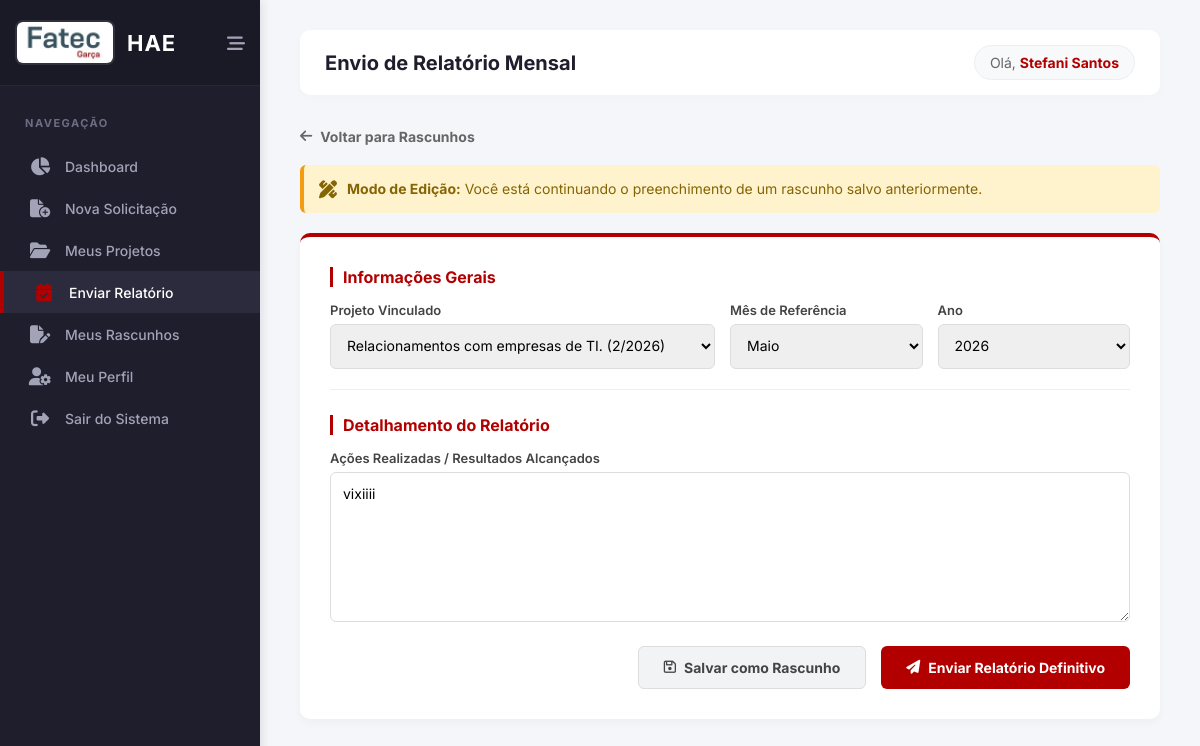
/enviar_relatorio.php?id=15 (signed in), run on the app's committed database.
### tables this page shows
CREATE TABLE `relatorios_hae` (
  `id` int(11) NOT NULL,
  `solicitacao_id` int(11) NOT NULL,
  `mes_referencia` int(11) NOT NULL,
  `ano_referencia` int(11) NOT NULL,
  `acoes_realizadas` text NOT NULL,
  `status` enum('Rascunho','Publicado') DEFAULT 'Rascunho',
  `data_envio` timestamp NOT NULL DEFAULT current_timestamp()
);

CREATE TABLE `solicitacoes_hae` (
  `id` int(11) NOT NULL,
  `professor_id` int(11) NOT NULL,
  `coordenador_alvo_id` int(11) DEFAULT NULL,
  `coordenador_indicado_id` int(11) DEFAULT NULL,
  `coordenador_id` int(11) DEFAULT NULL,
  `diretor_id` int(11) DEFAULT NULL,
  `parecer_coordenador` text DEFAULT NULL,
  `data_aprovacao_coordenador` date DEFAULT NULL,
  `data_parecer_coordenador` date DEFAULT NULL,
  `semestre` varchar(10) NOT NULL,
  `quantidade_horas` int(11) NOT NULL,
  `horas_aprovadas` int(11) DEFAULT NULL,
  `titulo_projeto` varchar(150) NOT NULL,
  `projeto_anterior` tinyint(1) DEFAULT 0,
  `nome_projeto_anterior` varchar(150) DEFAULT NULL,
  `objetivos_escola` text DEFAULT NULL,
  `horas_aula` int(11) NOT NULL,
  `horas_atividade` int(11) NOT NULL,
  `horas_especificas` int(11) NOT NULL,
  `total_semanal` int(11) NOT NULL,
  `total_mensal` int(11) NOT NULL,
  `categoria` varchar(255) NOT NULL,
  `justificativa` text NOT NULL,
  `objetivo` text NOT NULL,
  `metodologia` text NOT NULL,
  `envolvidos` text NOT NULL,
  `recursos_necessarios` set('Financeiro','Físico','Humano') NOT NULL,
  `detalhamento_recursos` text DEFAULT NULL,
  `cronograma` text NOT NULL,
  `resultados_esperados` text NOT NULL,
  `status_aprovacao` enum('Pendente','Aprovado','Rejeitado') DEFAULT 'Pendente',
  `status_coordenador` varchar(20) DEFAULT 'Pendente',
  `status_diretor` varchar(20) DEFAULT 'Pendente',
  `parecer_diretor` text DEFAULT NULL,
  `data_aprovacao_diretor` date DEFAULT NULL,
  `assinatura_coordenador` varchar(255) DEFAULT NULL,
  `assinatura_diretor` varchar(255) DEFAULT NULL,
  `data_criacao` timestamp NOT NULL DEFAULT current_timestamp()
);

### enviar_relatorio.php (the view, shortened to what this page needs)
<?php
require 'config/conexao.php';
$usuario_id = $_SESSION['usuario_id'];
$sucesso = "";
$meses = [1=>'Janeiro', 2=>'Fevereiro', 3=>'Março', 4=>'Abril', 5=>'Maio', 6=>'Junho', 7=>'Julho', 8=>'Agosto', 9=>'Setembro', 10=>'Outubro', 11=>'Novembro', 12=>'Dezembro'];
$stmt_proj = $pdo->prepare("SELECT id, titulo_projeto, semestre FROM solicitacoes_hae WHERE professor_id = ? AND status_aprovacao = 'Aprovado'");
$stmt_proj->execute([$usuario_id]);
$projetos_aprovados = $stmt_proj->fetchAll(PDO::FETCH_ASSOC);
$relatorio_id = isset($_GET['id']) ? (int)$_GET['id'] : 0;
$rascunho = null;
if ($relatorio_id > 0) {
    $stmt_rasc = $pdo->prepare("SELECT r.* FROM relatorios_hae r JOIN solicitacoes_hae s ON r.solicitacao_id = s.id WHERE r.id = ? AND s.professor_id = ? AND r.status = 'Rascunho'");
    $stmt_rasc->execute([$relatorio_id, $usuario_id]);
    $rascunho = $stmt_rasc->fetch(PDO::FETCH_ASSOC);
}
$r_solicitacao_id = $rascunho['solicitacao_id'] ?? '';
$r_mes = $rascunho['mes_referencia'] ?? date('n');
$r_ano = $rascunho['ano_referencia'] ?? date('Y');
$r_acoes = $rascunho['acoes_realizadas'] ?? '';
$pagina_atual = basename($_SERVER['PHP_SELF']);
?>
<!DOCTYPE html>
<html lang="pt-BR">
<head>
    <link rel="stylesheet" href="assets/css/painel.css">
    <link rel="stylesheet" href="https://cdnjs.cloudflare.com/ajax/libs/font-awesome/6.4.0/css/all.min.css">
</head>
<body>
    <aside class="sidebar" id="sidebar">
        <div class="sidebar-header">
            <a href="painel.php" class="brand">
                <img src="img/cps_fatecgarca_logo.jfif" alt="Logo Fatec">
                <h2 class="brand-text">HAE</h2>
            </a>
            <button class="collapse-btn" id="collapse-btn" title="Minimizar Menu"><i class="fa-solid fa-bars-staggered"></i></button>
        </div>
        <nav class="menu">
            <div class="menu-title">Navegação</div>
            <ul>
                <li><a href="painel.php" class="<?php echo ($pagina_atual == 'painel.php') ? 'active' : ''; ?>"><i class="fa-solid fa-chart-pie"></i> <span class="menu-text">Dashboard</span></a></li>
                <li><a href="nova_solicitacao.php" class="<?php echo ($pagina_atual == 'nova_solicitacao.php') ? 'active' : ''; ?>"><i class="fa-solid fa-file-circle-plus"></i> <span class="menu-text">Nova Solicitação</span></a></li>
                <li><a href="meus_projetos.php" class="<?php echo ($pagina_atual == 'meus_projetos.php') ? 'active' : ''; ?>"><i class="fa-solid fa-folder-open"></i> <span class="menu-text">Meus Projetos</span></a></li>
                <li><a href="enviar_relatorio.php" class="<?php echo ($pagina_atual == 'enviar_relatorio.php') ? 'active' : ''; ?>"><i class="fa-solid fa-calendar-check"></i> <span class="menu-text">Enviar Relatório</span></a></li>
                <li><a href="meus_rascunhos.php" class="<?php echo ($pagina_atual == 'meus_rascunhos.php') ? 'active' : ''; ?>"><i class="fa-solid fa-file-pen"></i> <span class="menu-text">Meus Rascunhos</span></a></li>
                <li><a href="perfil.php" class="<?php echo ($pagina_atual == 'perfil.php') ? 'active' : ''; ?>"><i class="fa-solid fa-user-gear"></i> <span class="menu-text">Meu Perfil</span></a></li>
                <li><a href="logout.php" class="logout-link"><i class="fa-solid fa-right-from-bracket"></i> <span class="menu-text">Sair do Sistema</span></a></li>
            </ul>
        </nav>
    </aside>
    <main class="main-content">
        <header class="header">
            <div class="header-top">
                <h1>Envio de Relatório Mensal</h1>
            </div>
            <div class="user-info">Olá, <strong><?php echo htmlspecialchars($_SESSION['usuario_nome']); ?></strong></div>
        </header>
        <?php if($rascunho): ?>
            <a href="meus_rascunhos.php" class="btn-voltar"><i class="fa-solid fa-arrow-left"></i> Voltar para Rascunhos</a>
        <?php endif; ?>
        <?php if($rascunho && !$sucesso): ?>
            <div class="aviso-rascunho">
                <i class="fa-solid fa-pen-ruler" style="font-size: 18px;"></i>
                <div>
                    <strong>Modo de Edição:</strong> Você está continuando o preenchimento de um rascunho salvo anteriormente.
                </div>
            </div>
        <?php endif; ?>
        <?php if (count($projetos_aprovados) == 0): ?>
            <div style="background: #fff; padding: 40px; text-align: center; border-radius: 10px; color: #888;">
                <i class="fa-solid fa-folder-closed" style="font-size: 40px; margin-bottom: 15px; color: #ddd;"></i>
                <p>Você não possui nenhum projeto aprovado no momento.<br>Apenas projetos aprovados exigem envio de relatório mensal.</p>
            </div>
        <?php else: ?>
            <div class="form-card">
                <form method="POST">
                    <div class="form-section">
                        <h3>Informações Gerais</h3>
                        <div class="grid-3">
                            <div>
                                <label>Projeto Vinculado</label>
                                <select name="solicitacao_id" required>
                                    <?php foreach ($projetos_aprovados as $proj): ?>
                                        <option value="<?php echo $proj['id']; ?>" <?php echo ($r_solicitacao_id == $proj['id']) ? 'selected' : ''; ?>>
                                            <?php echo htmlspecialchars($proj['titulo_projeto'] . ' (' . $proj['semestre'] . ')'); ?>
                                        </option>
                                    <?php endforeach; ?>
                                </select>
                            </div>
                            <div>
                                <label>Mês de Referência</label>
                                <select name="mes_referencia" required>
                                    <?php foreach($meses as $num => $nome): ?>
                                        <option value="<?php echo $num; ?>" <?php echo ($r_mes == $num) ? 'selected' : ''; ?>><?php echo $nome; ?></option>
                                    <?php endforeach; ?>
                                </select>
                            </div>
                            <div>
                                <label>Ano</label>
                                <select name="ano_referencia" required>
                                    <?php
                                    $ano_atual_loop = date('Y');
                                    for ($i = $ano_atual_loop - 1; $i <= $ano_atual_loop + 1; $i++):
                                    ?>
                                        <option value="<?php echo $i; ?>" <?php echo ($r_ano == $i) ? 'selected' : ''; ?>><?php echo $i; ?></option>
                                    <?php endfor; ?>
                                </select>
                            </div>
                        </div>
                    </div>
                    <div class="form-section" style="border-bottom: none; margin-bottom: 0; padding-bottom: 0;">
                        <h3>Detalhamento do Relatório</h3>
                        <div class="full-width">
                            <label>Ações Realizadas / Resultados Alcançados</label>
                            <textarea name="acoes_realizadas" required placeholder="Descreva de forma clara e objetiva todas as atividades executadas referentes ao projeto durante o mês selecionado..."><?php echo htmlspecialchars($r_acoes); ?></textarea>
                        </div>
                    </div>
                    <div class="botoes-container">
                        <button type="submit" name="acao" value="rascunho" class="btn btn-rascunho" formnovalidate>
                            <i class="fa-regular fa-floppy-disk"></i> Salvar como Rascunho
                        </button>
                        <button type="submit" name="acao" value="publicar" class="btn btn-enviar" onclick="return confirm('Após enviar definitivamente, este relatório será encaminhado para a coordenação. Deseja prosseguir?')">
                            <i class="fa-solid fa-paper-plane"></i> Enviar Relatório Definitivo
                        </button>
                    </div>
                </form>
            </div>
        <?php endif; ?>
    </main>
</body>
</html>

### assets/CSS/painel.css (style rules this page uses)
:root { --fatec-red: #b20000; --fatec-red-hover: #8a0000; --sidebar-bg: #1e1e2d; --sidebar-bg-hover: #2b2b3d; --sidebar-color: #a2a3b7; --sidebar-active: #ffffff; --body-bg: #f4f6f9; --text-color: #3f4254; --sidebar-width: 260px; --sidebar-collapsed-width: 80px; }
* { margin: 0; padding: 0; box-sizing: border-box; font-family: 'Inter', sans-serif; }
body { background-color: var(--body-bg); color: var(--text-color); display: flex; min-height: 100vh; overflow-x: hidden; }
.sidebar { width: var(--sidebar-width); background-color: var(--sidebar-bg); color: var(--sidebar-color); height: 100vh; position: fixed; left: 0; top: 0; transition: all 0.3s cubic-bezier(0.25, 0.8, 0.25, 1); z-index: 1000; display: flex; flex-direction: column; box-shadow: 2px 0 10px rgba(0,0,0,0.1); }
.sidebar-header { padding: 20px 15px; background-color: #1a1a27; display: flex; flex-direction: row; align-items: center; justify-content: space-between; border-bottom: 1px solid rgba(255,255,255,0.05); min-height: 80px; }
.brand { display: flex; flex-direction: row; align-items: center; text-decoration: none; color: #fff; gap: 12px; }
.brand img { width: 100px; height: 45px; object-fit: cover; border-radius: 8px; border: 2px solid rgba(255, 255, 255, 0.1); transition: 0.3s; }
.brand-text { font-size: 22px; font-weight: 700; letter-spacing: 1px; color: var(--sidebar-active); transition: 0.3s; white-space: nowrap; }
.collapse-btn { position: static; background: transparent; border: none; color: var(--sidebar-color); font-size: 18px; cursor: pointer; transition: 0.3s; display: flex; align-items: center; }
.menu { flex: 1; overflow-y: auto; padding: 20px 0; }
.menu-title { padding: 10px 25px; font-size: 11px; text-transform: uppercase; letter-spacing: 1.5px; color: #6c6d83; font-weight: 700; margin-bottom: 5px; white-space: nowrap; }
.menu ul { list-style: none; }
.menu ul li a { display: flex; align-items: center; padding: 12px 25px; color: var(--sidebar-color); text-decoration: none; font-size: 14px; font-weight: 500; transition: 0.3s; white-space: nowrap; }
.menu ul li a i { font-size: 18px; width: 30px; text-align: center; margin-right: 10px; transition: 0.3s; }
.menu ul li a:hover, .menu ul li a.active { background-color: var(--sidebar-bg-hover); color: var(--sidebar-active); border-left: 4px solid var(--fatec-red); }
.menu ul li a:hover i, .menu ul li a.active i { color: var(--fatec-red); }
.main-content { flex: 1; margin-left: var(--sidebar-width); padding: 30px 40px; transition: all 0.3s cubic-bezier(0.25, 0.8, 0.25, 1); width: calc(100% - var(--sidebar-width)); }
.header { display: flex; justify-content: space-between; align-items: center; margin-bottom: 30px; background: #fff; padding: 15px 25px; border-radius: 10px; box-shadow: 0 2px 10px rgba(0,0,0,0.02); }
.header-top { display: flex; align-items: center; gap: 15px; }
.header-top h1 { font-size: 20px; color: #1e1e2d; font-weight: 700; margin: 0; }
.user-info { font-size: 14px; color: #666; background: #f8f9fa; padding: 8px 15px; border-radius: 20px; border: 1px solid #eee; }
.user-info strong { color: var(--fatec-red); }

### data on the page
relatorios_hae: solicitacao_id "Relacionamentos com empresas de TI. (2/2026)", mes_referencia "Maio", ano_referencia "2026", acoes_realizadas "vixiiii"

### other printed values
$_SESSION['usuario_nome'] "Stefani Santos"
